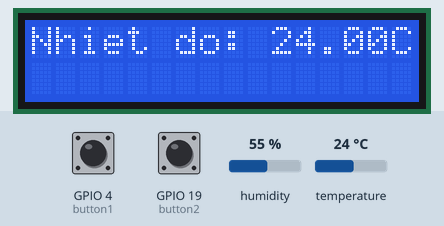
Simulated run of this sketch. Board: ESP32. On the bench: 16×2 character LCD. The test bench sets the inputs (shaded band); at power-on: GPIO 4 (button1) HIGH, GPIO 19 (button2) HIGH, temperature 24 °C, humidity 55 %. What the sketch prints to the serial monitor is not drawn.

Above: at 1.3 s.
1.4 s: GPIO 4 (button1) pulled LOW for 2.25 s
At 3.0 s:
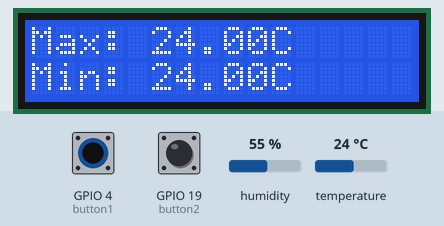
7.9 s: GPIO 19 (button2) pulled LOW for 2.25 s
At 9.6 s:
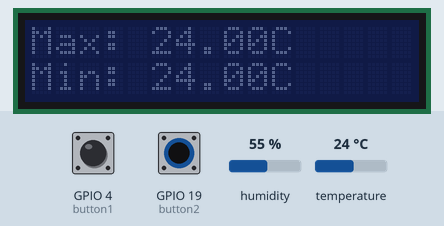
12.2 s: GPIO 4 (button1) pulled LOW for 2.25 s
At 13.2 s:
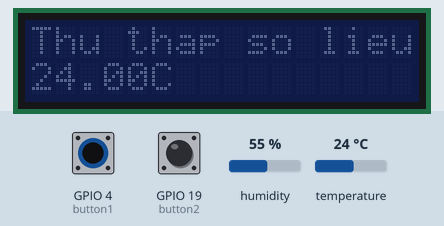
15.9 s: temperature set to 2 °C
At 17.7 s:
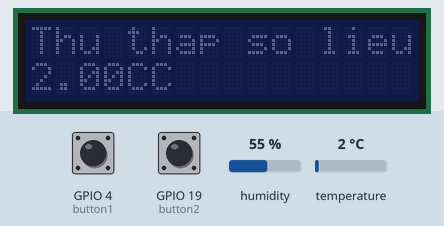
18.5 s: GPIO 19 (button2) pulled LOW for 2.25 s
At 20.6 s:
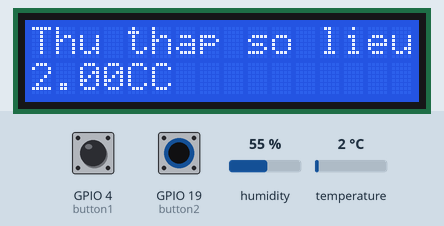
22.2 s: temperature set to 12 °C
At 23.9 s:
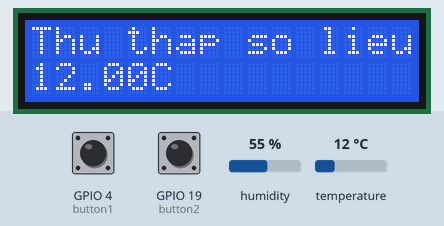
Timing chart, 0 to 25.4 s (numbered marks = the images above; inputs shaded):
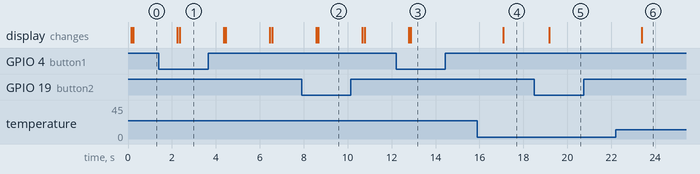

The sketch:

xuLySoLieu.ino
```cpp
float average(float arr[], int size) {
    float sum = 0.0;
    for (int i = 0; i < size; i++) {
        sum += arr[i];
    }
    return sum / size;
}

float sum(float arr[], int size) {
    float sum = 0.0;
    for (int i = 0; i < size; i++) {
        sum += arr[i];
    }
    return sum;
}


float sumAbs(float arr[], int size) {
    float sum = 0.0;
    for (int i = 0; i < size; i++) {
        sum += fabs(arr[i]);
    }
    return sum;
}


void squareElements(float arr[], int size) {
    for (int i = 0; i < size; i++) {
        arr[i] = pow(arr[i], 2);
    }
}
```

doLuong.ino
```cpp
#include <Adafruit_AHTX0.h>
#include <math.h>
#include <stdio.h>
#include <LiquidCrystal_I2C.h>

#define SAMPLING_INTERVAL 2000
#define NUM_SAMPLES 20
#define TEMP        0
#define BOTH        1

#define button1     4
#define button2     19

Adafruit_AHTX0 aht;

int lcdColumns = 16;
int lcdRows = 2;
int lcdState = HIGH;
LiquidCrystal_I2C lcd(0x27, lcdColumns, lcdRows);

volatile bool toggleLCDFlag = false;
volatile bool toggleModeFlag= false;
bool button1State = HIGH;

int modeFlag = 1;
volatile unsigned long lastInterruptTimeButton1 = 0;
volatile unsigned long lastInterruptTimeButton2 = 0;
unsigned long previousMillis = 0;

float tempMin;
float tempMax;

void setup() {
  pinMode(button1, INPUT_PULLUP);
  pinMode(button2, INPUT_PULLUP);

  Serial.begin(115200);
  if (!aht.begin()) {
    Serial.println("Could not find AHT? Check wiring");
    while (1) delay(10);
  }
  Serial.println("AHT10 or AHT20 found");
  sensors_event_t humidity, temp;
  aht.getEvent(&humidity, &temp);

  tempMin = tempMax = temp.temperature;

  lcd.init();
  lcd.backlight();
    // Define the custom ± symbol
  byte plusMinus[8] = {
      0b00000,
      0b00100,
      0b00100,
      0b11111,
      0b00100,
      0b00100,
      0b11111,
      0b00000
  };
  lcd.createChar(0, plusMinus);
  attachInterrupt(digitalPinToInterrupt(button1), changeModeInterrupt, FALLING);
  attachInterrupt(digitalPinToInterrupt(button2), toggleLCDInterrupt, FALLING);
}

void loop() {
  if (toggleLCDFlag)
  {
    lcdState = !lcdState;
    if (lcdState) {
        lcd.backlight();
    } else {
        lcd.noBacklight();
    }
    toggleLCDFlag = false; // Reset the flag
  }

  if (toggleModeFlag) {
    changeMode();
    toggleModeFlag = false;
  }

  if (modeFlag == 1) modeBinhThuong();
  if (modeFlag == 2) modeMaxMin();
  if (modeFlag == 3)
  {
    lcd.clear();
    modeXuLySoLieu(TEMP);
  }
}

void toggleLCDInterrupt() {
  unsigned long interruptTime = millis();
  if (interruptTime - lastInterruptTimeButton2 > 200) {
      toggleLCDFlag = true;
      lastInterruptTimeButton2 = interruptTime;
  }
}
void changeModeInterrupt()
{
  unsigned long interruptTime = millis();
  if (interruptTime - lastInterruptTimeButton1 > 200) {
      toggleModeFlag = true;
      lastInterruptTimeButton1 = interruptTime;
  }
}
```

modeHoatDong.ino
```cpp
void changeMode() {
    modeFlag++;
    if (modeFlag > 3) modeFlag = 1;
    Serial.print("Mode: ");
    Serial.println(modeFlag);
}

void modeMaxMin(void)
{
  sensors_event_t humidity, temp;
  aht.getEvent(&humidity, &temp);
  if (tempMax < temp.temperature) tempMax = temp.temperature;
  if (tempMin > temp.temperature) tempMin = temp.temperature;

  lcd.setCursor(0, 0);
  lcd.print("Max: ");
  lcd.print(tempMax);
  lcd.print("C");

  lcd.setCursor(0, 1);
  lcd.print("Min: ");
  lcd.print(tempMin);
  lcd.print("C");

  if (toggleLCDFlag)
  {
    lcdState = !lcdState;
    if (lcdState) {
        lcd.backlight();
    } else {
        lcd.noBacklight();
    }
    toggleLCDFlag = false; // Reset the flag
  }
  if (toggleModeFlag) {
    changeMode();
    toggleModeFlag = false;
    return;
  }
  delay(SAMPLING_INTERVAL);
  lcd.clear();
}

void modeBinhThuong()
{
  sensors_event_t humidity, temp;
  aht.getEvent(&humidity, &temp);
  lcd.setCursor(0, 0);
  lcd.print("Nhiet do: ");
  lcd.print(temp.temperature);
  lcd.print("C");
  if (toggleLCDFlag)
  {
    lcdState = !lcdState;
    if (lcdState) {
        lcd.backlight();
    } else {
        lcd.noBacklight();
    }
    toggleLCDFlag = false; // Reset the flag
  }
  if (toggleModeFlag) {
    changeMode();
    toggleModeFlag = false;
    return;
  }
  delay(SAMPLING_INTERVAL);
  lcd.clear();
}

void modeXuLySoLieu(int mode) {
    // Sample data
    if (mode == BOTH)
    {
      lcd.setCursor(0, 0);
      lcd.print("Mode: ");
      lcd.setCursor(0, 1);
      lcd.print("Xu ly so lieu");
      delay(2000);
      lcd.clear();
      lcd.setCursor(0, 0);
      lcd.print("Thu thap so lieu");
      float a_iTemp[NUM_SAMPLES];
      float a_iHumid[NUM_SAMPLES];
      for (int i = 0; i < NUM_SAMPLES; i++)
      {
        sensors_event_t humidity, temp;
        aht.getEvent(&humidity, &temp);
        a_iTemp[i] = temp.temperature;
        a_iHumid[i] = humidity.relative_humidity;
        Serial.println(a_iTemp[i]);
        Serial.println(a_iHumid[i]);
        delay(SAMPLING_INTERVAL);
      }

      // Calculate average of the array
      float meanTemp = average(a_iTemp, NUM_SAMPLES);
      float meanHumid = average(a_iHumid, NUM_SAMPLES);

      // Arrays to store errors and squared errors
      float errorsTemp[NUM_SAMPLES];
      float errorsHumid[NUM_SAMPLES];
      float squaredErrorsTemp[NUM_SAMPLES];
      float squaredErrorsHumid[NUM_SAMPLES];

      // Calculate errors (deviation from mean)
      for (int i = 0; i < NUM_SAMPLES; i++) {
          errorsTemp[i] = a_iTemp[i] - meanTemp;
          errorsHumid[i] = a_iHumid[i] - meanHumid;
      }

      // Calculate sum of absolute errors
      float sumAbsErrorsTemp = sumAbs(errorsTemp, NUM_SAMPLES);
      float sumAbsErrorsHumid = sumAbs(errorsHumid, NUM_SAMPLES);

      // Copy errors to squaredErrors and square them
      for (int i = 0; i < NUM_SAMPLES; i++) {
          squaredErrorsTemp[i] = errorsTemp[i];
          squaredErrorsHumid[i] = errorsHumid[i];
      }
      squareElements(squaredErrorsTemp, NUM_SAMPLES);
      squareElements(squaredErrorsHumid, NUM_SAMPLES);

      // Calculate standard deviation
      float varianceTemp = sum(squaredErrorsTemp, NUM_SAMPLES) / (NUM_SAMPLES - 1);
      float varianceHumid = sum(squaredErrorsHumid, NUM_SAMPLES) / (NUM_SAMPLES - 1);
      float sigmaTemp = sqrt(varianceTemp);
      float sigmaHumid = sqrt(varianceHumid);

      // Calculate standard deviation of the mean (sigma_atb)
      float sigma_atbTemp = sigmaTemp / sqrt(NUM_SAMPLES);
      float sigma_atbHumid = sigmaHumid / sqrt(NUM_SAMPLES);
      // Output the result with ± symbol
      lcd.clear();
      char tempBuffer[16];
      char humidBuffer[16];

      // Format the strings
      sprintf(tempBuffer, "Temp:%.2f", meanTemp);
      sprintf(humidBuffer, "Hum:%.2f", meanHumid);

      // Display temperature
      lcd.setCursor(0, 0);
      lcd.print(tempBuffer);
      lcd.write((uint8_t)0);
      sprintf(tempBuffer, "%.2f", sigma_atbTemp * 3.1);
      lcd.print(tempBuffer);

      // Display humidity
      lcd.setCursor(0, 1);
      lcd.print(humidBuffer);
      lcd.write((uint8_t)0);
      sprintf(humidBuffer, "%.2f", sigma_atbHumid * 3.1);
      lcd.print(humidBuffer);

      // Log to Serial
      Serial.printf("Temp: %.2f ± %.2f C\n", meanTemp, sigma_atbTemp * 3.1);
      Serial.printf("Hum: %.2f ± %.2f %%\n", meanHumid, sigma_atbHumid * 3.1);
    }
    else if (mode == TEMP)
    {
      float a_iTemp[NUM_SAMPLES];
      for (int i = 0; i < NUM_SAMPLES; i++)
      {
        lcd.setCursor(0, 0);
        lcd.print("Thu thap so lieu");
        sensors_event_t humidity, temp;
        aht.getEvent(&humidity, &temp);
        a_iTemp[i] = temp.temperature;
        lcd.setCursor(0, 1);
        lcd.print(temp.temperature);
        lcd.print("C");
        Serial.println(a_iTemp[i]);
        if (toggleLCDFlag)
        {
          lcdState = !lcdState;
          if (lcdState) {
              lcd.backlight();
          } else {
              lcd.noBacklight();
          }
          toggleLCDFlag = false;
        }
        delay(SAMPLING_INTERVAL);
      }

      //
      float meanTemp = average(a_iTemp, NUM_SAMPLES);

      // Arrays to store errors and squared errors
      float errorsTemp[NUM_SAMPLES];
      float squaredErrorsTemp[NUM_SAMPLES];

      // Calculate errors (deviation from mean)
      for (int i = 0; i < NUM_SAMPLES; i++) {
          errorsTemp[i] = a_iTemp[i] - meanTemp;
      }

      // Calculate sum of absolute errors
      float sumAbsErrorsTemp = sumAbs(errorsTemp, NUM_SAMPLES);

      // Copy errors to squaredErrors and square them
      for (int i = 0; i < NUM_SAMPLES; i++) {
          squaredErrorsTemp[i] = errorsTemp[i];
      }
      squareElements(squaredErrorsTemp, NUM_SAMPLES);

      // Calculate standard deviation
      float varianceTemp = sum(squaredErrorsTemp, NUM_SAMPLES) / (NUM_SAMPLES - 1);
      float sigmaTemp = sqrt(varianceTemp);

      // Calculate standard deviation of the mean (sigma_atb)
      float sigma_atbTemp = sigmaTemp / sqrt(NUM_SAMPLES);
      // Output the result with ± symbol
      lcd.clear();
      char tempBuffer[16];
      lcd.setCursor(0, 0);
      lcd.print("Xu ly 20 so: ");
      // Format the strings
      sprintf(tempBuffer, "%.2f", meanTemp, "C");

      // Display temperature
      lcd.setCursor(0, 1);
      lcd.print(tempBuffer);
      lcd.write((uint8_t)0);
      sprintf(tempBuffer, "%.2f", sigma_atbTemp * 3.1);
      lcd.print(tempBuffer);
      lcd.print("C");

      // Log to Serial
      Serial.printf("Temp: %.2f ± %.2f C\n", meanTemp, sigma_atbTemp * 3.1);
    }  int currentButton1State = digitalRead(button1);
  if (toggleModeFlag) {
    changeMode();
    toggleModeFlag = false;
    return;
  }
  delay(5000);
  lcd.clear();
}
```

Measured:
- after the input at 1.4 s, the display: first differs from a run without the input after 0.95 s (image 1)
- after the input at 7.9 s, the display: first differs from a run without the input after 0.66 s (image 2 shows a later state)
- after the input at 12.2 s, the display: first differs from a run without the input after 0.59 s (image 3 shows a later state)
- after the input at 15.9 s, the display: changes after 1.2 s (image 4)
- after the input at 18.5 s, the display: changes after 0.68 s (image 5)
